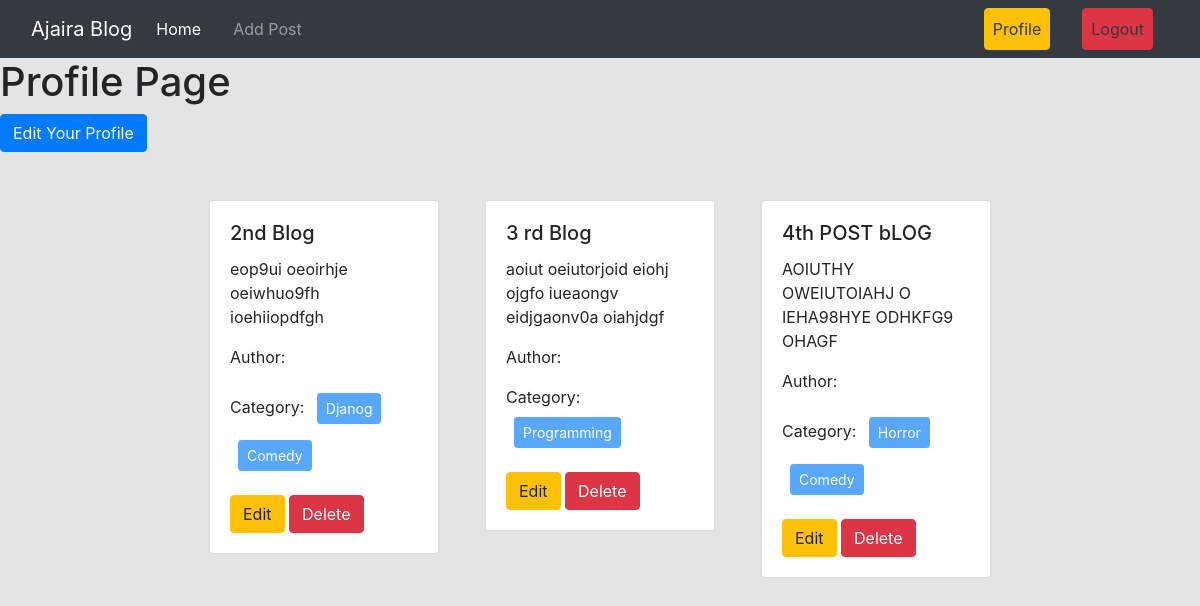
Screenshot of /author/profile/ (signed in) with the database file from the repository.
### posts/models.py (models this page shows, shortened)
class Post(models.Model):
    title= models.CharField(max_length= 50)
    content= models.TextField()
    category= models.ManyToManyField(Category)
    author= models.ForeignKey(User, on_delete= models.CASCADE) # Many to one relation a foreign key use kora hoy

### categories/models.py (models this page shows, shortened)
class Category(models.Model):
    name= models.CharField(max_length= 100)
    slug= models.SlugField(max_length= 100, unique= True, null= True, blank= True)

### author/views.py (the view)
# urls.py: path('profile/', views.profile, name="profile"),
@login_required
def profile(request):
    data= Post.objects.filter(author= request.user)
    return render(request, 'profile.html', {'data':data})

### author/templates/profile.html
{% extends "base.html" %}
{% load crispy_forms_tags %}
{% block content %}
<div>
     <h1>Profile Page</h1>
</div>
<div>
    <a class="btn btn-primary" href="{% url 'edit_profile' %}">Edit Your Profile</a>
</div>
<div class="d-flex flex-wrap justify-content-center px-5">
    {% for post in data %}
    <div class="col-sm-3 pt-5 ">
        <div class="card mx-2">
            <div class="card-body">
                <h5 class="card-title">{{post.title}}</h5>
                <p class="card-text">{{post.content}}</p>
                <p>Author: {{post.author.first_name}} {{post.author.last_name}}</p>
                <p>Category: {% for cat in post.category.all %}
                    <button class="btn btn-primary btn-sm m-2" disabled>{{cat.name}}</button>
                {% endfor %}
                </p>
                <a href="{% url "edit_post"  post.id %}" class="btn btn-warning">Edit</a>
                <a href="{% url "delete_post" post.id %}" class="btn btn-danger">Delete</a>
            </div>
        </div>
    </div>
    {% endfor %}
</div>
{% endblock %}

### rows the page displays
Post: title "2nd Blog", content "eop9ui oeoirhje oeiwhuo9fh ioehiiopdfgh"
Category: name "Djanog"
Category: name "Comedy"
Post: title "3 rd Blog", content "aoiut oeiutorjoid eiohj ojgfo iueaongv eidjgaonv0a oiahjdgf"
Category: name "Programming"
Post: title "4th POST bLOG", content "AOIUTHY OWEIUTOIAHJ O IEHA98HYE ODHKFG9 OHAGF"
Category: name "Horror"
